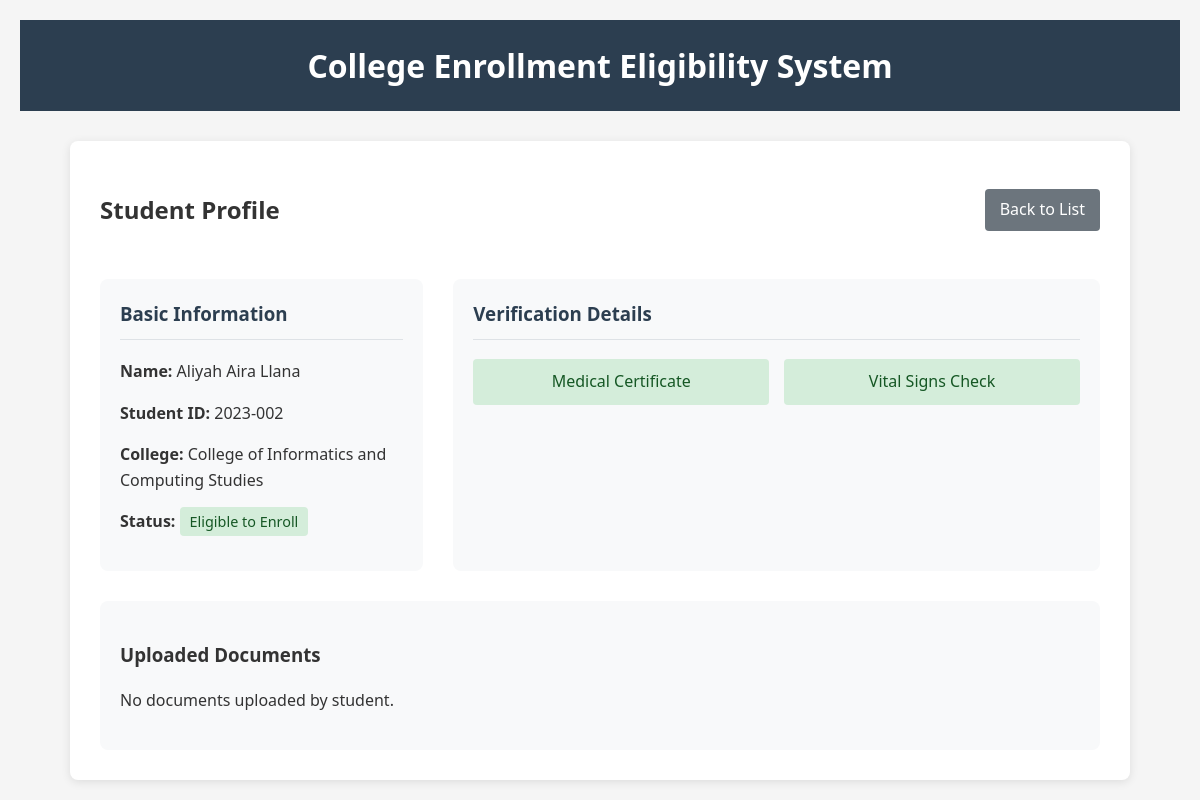
Page /admin/profile/2 on the committed database.
### models.py (models this page shows, shortened)
class Student(db.Model):
    id = db.Column(db.Integer, primary_key=True)
    name = db.Column(db.String(100), nullable=False)
    student_id = db.Column(db.String(20), unique=True, nullable=False)
    college_id = db.Column(db.Integer, db.ForeignKey('college.id'), nullable=False)
    is_eligible = db.Column(db.Boolean, default=False)
    physical_exam = db.Column(db.Boolean, default=False)
    vital_signs = db.Column(db.Boolean, default=False)
    vision_test = db.Column(db.Boolean, default=False)
    hearing_test = db.Column(db.Boolean, default=False)
    cbc_test = db.Column(db.Boolean, default=False)
    urinalysis = db.Column(db.Boolean, default=False)
    drug_test = db.Column(db.Boolean, default=False)
    chest_xray = db.Column(db.Boolean, default=False)
    tb_screening = db.Column(db.Boolean, default=False)
    hepatitis_b = db.Column(db.Boolean, default=False)
    mmr = db.Column(db.Boolean, default=False)
    varicella = db.Column(db.Boolean, default=False)
    tdap = db.Column(db.Boolean, default=False)
    meningococcal = db.Column(db.Boolean, default=False)
    covid_vaccine = db.Column(db.Boolean, default=False)
    hiv_test = db.Column(db.Boolean, default=False)

class College(db.Model):
    id = db.Column(db.Integer, primary_key=True)
    name = db.Column(db.String(100), unique=True, nullable=False)
    students = db.relationship('Student', backref='college', lazy=True)

### app.py (the view)
@app.route('/admin/profile/<int:student_id>')
def admin_student_profile(student_id):
    student = Student.query.get_or_404(student_id)
    uploaded_files = UploadedFile.query.filter_by(student_id=student_id).all()
    return render_template('admin/profile.html', student=student, uploaded_files=uploaded_files)

### templates/admin/profile.html
{% extends "base.html" %}
{% block content %}
<div class="student-profile">
    <div class="profile-header">
        <h2>Student Profile</h2>
        <a href="{{ url_for('admin_student_list', college_id=student.college_id) }}" class="btn back-btn">Back to List</a>
    </div>
    <div class="profile-info">
        <div class="info-card">
            <h3>Basic Information</h3>
            <p><strong>Name:</strong> {{ student.name }}</p>
            <p><strong>Student ID:</strong> {{ student.student_id }}</p>
            <p><strong>College:</strong> {{ student.college.name }}</p>
            <p><strong>Status:</strong>
                <span class="status {% if student.is_eligible %}eligible{% else %}not-eligible{% endif %}">
                    {% if student.is_eligible %}Eligible to Enroll{% else %}Not Eligible{% endif %}
                </span>
            </p>
        </div>
        <div class="requirements-card">
            <h3>Verification Details</h3>
            <div class="requirements-grid">
                <div class="requirement {% if student.physical_exam %}met{% else %}not-met{% endif %}">
                    Medical Certificate
                </div>
                <div class="requirement {% if student.vital_signs %}met{% else %}not-met{% endif %}">
                    Vital Signs Check
                </div>
            </div>
        </div>
    </div>
    <div class="uploaded-files">
        <h3>Uploaded Documents</h3>
        {% if uploaded_files %}
            <ul>
                {% for file in uploaded_files %}
                <li>
                    <a href="{{ url_for('uploaded_file', filename=file.filename) }}" target="_blank">
                        {{ file.filename }} ({{ file.file_type }})
                    </a>
                    <span class="upload-date">Uploaded on {{ file.upload_date.strftime('%Y-%m-%d') }}</span>
                </li>
                {% endfor %}
            </ul>
        {% else %}
            <p>No documents uploaded by student.</p>
        {% endif %}
    </div>
</div>
{% endblock %}

### static/style.css (style rules this page uses)
body { font-family: 'Segoe UI', Tahoma, Geneva, Verdana, sans-serif; line-height: 1.6; color: #333; background-color: #f5f5f5; margin: 0; padding: 0; }
.btn { display: inline-block; padding: 8px 15px; text-decoration: none; border-radius: 4px; font-weight: 500; transition: all 0.3s ease; border: none; cursor: pointer; }
.back-btn { background-color: #6c757d; color: white; }
.status { padding: 5px 10px; border-radius: 4px; font-weight: 500; font-size: 0.9em; }
.status.eligible { background-color: #d4edda; color: #155724; }
.student-profile { background-color: white; padding: 30px; border-radius: 8px; box-shadow: 0 2px 10px rgba(0, 0, 0, 0.1); max-width: 1000px; margin: 0 auto; }
.profile-header { display: flex; justify-content: space-between; align-items: center; margin-bottom: 30px; }
.profile-info { display: grid; grid-template-columns: 1fr 2fr; gap: 30px; }
.info-card, .requirements-card { background-color: #f8f9fa; padding: 20px; border-radius: 8px; }
.info-card h3, .requirements-card h3 { margin-top: 0; color: #2c3e50; padding-bottom: 10px; border-bottom: 1px solid #dee2e6; }
.requirements-grid { display: grid; grid-template-columns: repeat(auto-fill, minmax(200px, 1fr)); gap: 15px; }
.requirement { padding: 10px; border-radius: 4px; text-align: center; }
.requirement.met { background-color: #d4edda; color: #155724; }
.uploaded-files { margin-top: 30px; background-color: #f8f9fa; padding: 20px; border-radius: 8px; }

### rows in the picture
Student: name "Aliyah Aira Llana", student_id "2023-002"
College: college.name "College of Informatics and Computing Studies"
